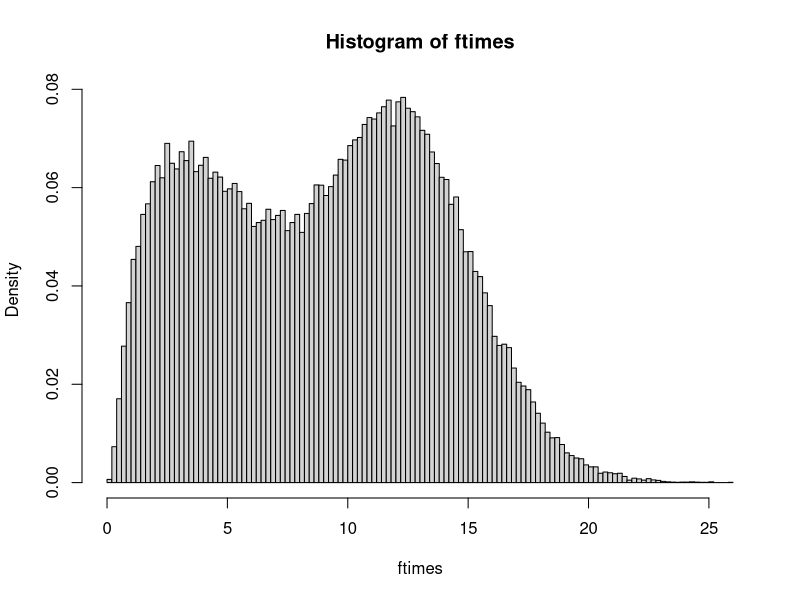
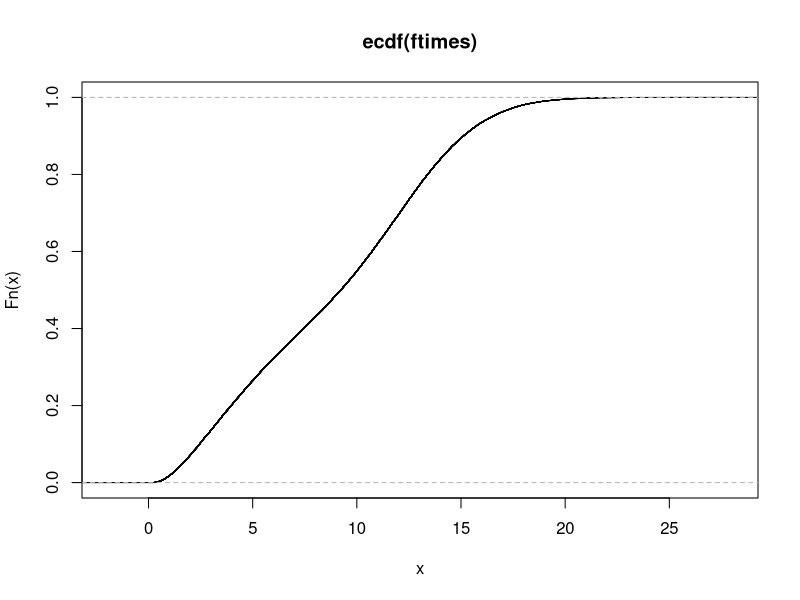
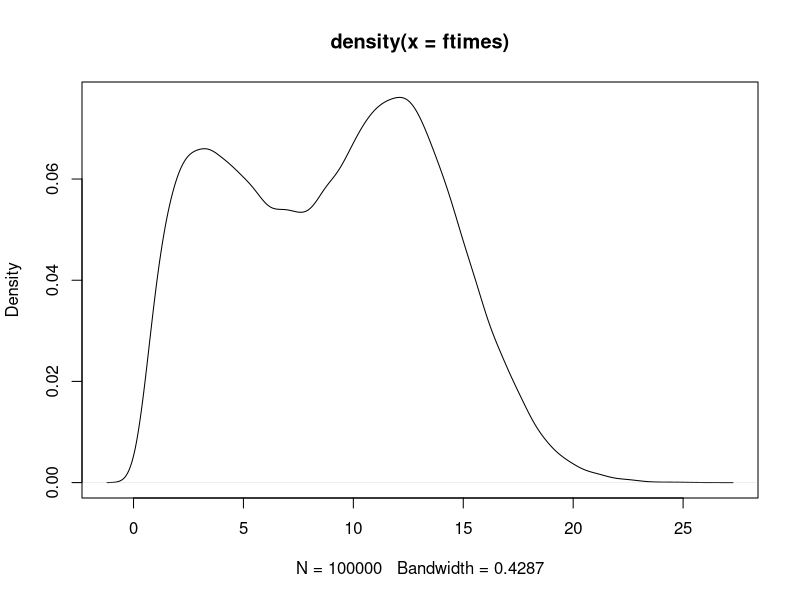

Recreate these plots in R, in order.
### Simulations for the robot assembly line example from the lectures

# Remove old variables:
rm(list=ls())


## Simulate times to failure for the system
gensystemfailuretimes <- function(Nsim){
  R1 <- rgamma(Nsim,shape = 16, scale = 1) # Nsim times to failure for robot 1
  R2 <- rgamma(Nsim,shape = 16, scale = 1) # Nsim times to failure  for robot 2
  R3 <- rgamma(Nsim,shape = 12, scale = 2) # Nsim times to failure  for robot 3
  A <- rlnorm(Nsim,meanlog = 2.3, sdlog = 1.1) # Nsim times to failure for other failures 
  failuretimes <- pmin(R1,R2,R3,A) # Nsim times to failure for the system
  return(failuretimes)
}
  

# First estimates of mean and sd 
ftimes <- gensystemfailuretimes(Nsim=1000)
mu1 <- mean(ftimes)
sd1 <- sd(ftimes)
mu1
sd1

#Mean with precision of one month:
e1 <- 1 # The time scale is months
n1 <- 4*sd1^2/e1^2
n1
ftimes <- gensystemfailuretimes(Nsim=n1)
mean(ftimes)
# For illustration, repeat the two last lines above several times


#Mean with precision of one day:
e2 <- 1/31 #The time scale is months
n2 <- 4*sd1^2/e2^2
n2
ftimes <- gensystemfailuretimes(Nsim=n2)
mean(ftimes)
# For illustration, repeat the two last lines above several times



# Probability of failure within one year with precision 0.01
e1 <- 0.05
n1 <- 1/e1^2
n1
ftimes <- gensystemfailuretimes(Nsim=n1)
pest <- sum(ftimes<12)/n1  # Remember that the time scale is months
pest
# For illustration, repeat the three last lines above several times


# Probability of failure within one year with precision 0.001
e2 <- 0.005
n2 <- 1/e2^2
n2
ftimes <- gensystemfailuretimes(Nsim=n2)
pest <- sum(ftimes<12)/n2  # Remember that the time scale is months
pest
# For illustration, repeat the three last lines above several times


# Illustration of various summary measures
Nsim <- 100000 
ftimes <- gensystemfailuretimes(Nsim=Nsim)
# Various summary measures
summary(ftimes)
# Standard deviation
sd(ftimes)
# Variance
var(ftimes)
#Quantiles
quantile(ftimes)
quantile(ftimes,probs = c(0,0.05,0.1,0.25,0.5,0.75,0.9,0.95,1))
# Histogram
hist(ftimes,nclass = 100, probability = T)
# Empirical cdf
plot(ecdf(ftimes))
# Density estimate
plot(density(ftimes))

# Various probabilities:
# - failure before 12 months
sum(ftimes<12)/Nsim
# - function more than 15 months
sum(ftimes>15)/Nsim
# - failure between 10 and 15 months
sum(ftimes>10 & ftimes <15)/Nsim
